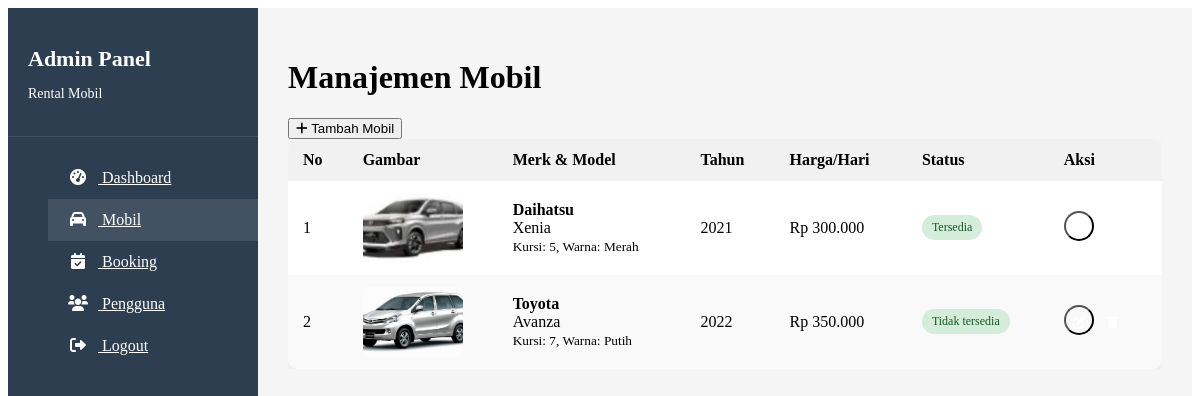
Page /admin/mobil.php (signed in) on the committed database.
### tables this page shows
CREATE TABLE `mobil` (
  `id` int(11) NOT NULL,
  `merk` varchar(50) NOT NULL,
  `model` varchar(50) NOT NULL,
  `tahun` int(4) NOT NULL,
  `warna` varchar(30) NOT NULL,
  `kursi` int(2) NOT NULL,
  `harga` int(11) NOT NULL,
  `status` enum('tersedia','tidak tersedia') NOT NULL DEFAULT 'tersedia',
  `gambar` varchar(100) NOT NULL DEFAULT 'default.jpg',
  `deskripsi` text DEFAULT NULL,
  `created_at` timestamp NOT NULL DEFAULT current_timestamp()
);

### admin/mobil.php (the view, shortened to what this page needs)
<?php
require_once '../config/database.php';
include '../includes/admin_header.php';
include 'includes/sidebar.php';
$cars = $db->query("SELECT * FROM mobil ORDER BY merk, model");
?>
<!DOCTYPE html>
<html lang="id">
<head>
    <link rel="stylesheet" href="../css/admin.css">
    <link rel="stylesheet" href="https://cdnjs.cloudflare.com/ajax/libs/font-awesome/6.0.0-beta3/css/all.min.css">
</head>
<body>
    <?php include '../includes/admin_header.php'; ?>
    <div class="admin-container">
        <?php include 'includes/sidebar.php'; ?>
        <main class="admin-content">
            <h1>Manajemen Mobil</h1>
            <div class="action-buttons">
                <button id="tambahMobilBtn" class="btn-primary">
                    <i class="fas fa-plus"></i> Tambah Mobil
                </button>
            </div>
            <div class="table-responsive">
                <table>
                    <thead>
                        <tr>
                            <th>No</th>
                            <th>Gambar</th>
                            <th>Merk & Model</th>
                            <th>Tahun</th>
                            <th>Harga/Hari</th>
                            <th>Status</th>
                            <th>Aksi</th>
                        </tr>
                    </thead>
                    <tbody>
                        <?php $no = 1; while($car = $cars->fetch_assoc()): ?>
                        <tr>
                            <td><?= $no++ ?></td>
                            <td style="width: 120px;">
                                <div style="width: 100px; height: 70px; overflow: hidden; border-radius: 6px;">
                                    <img src="../images/cars/<?= $car['gambar'] ?>" alt="<?= $car['merk'] ?>" style="width: 100%; height: 100%; object-fit: cover;">
                                </div>
                            </td>
                            <td>
                                <strong><?= $car['merk'] ?></strong><br>
                                <?= $car['model'] ?><br>
                                <small>Kursi: <?= $car['kursi'] ?>, Warna: <?= $car['warna'] ?></small>
                            </td>
                            <td><?= $car['tahun'] ?></td>
                            <td>Rp <?= number_format($car['harga'], 0, ',', '.') ?></td>
                            <td><span class="status-badge <?= $car['status'] ?>"><?= ucfirst($car['status']) ?></span></td>
                            <td>
                                <button class="btn-action edit edit-mobil" data-id="<?= $car['id'] ?>" title="Edit">
                                    <i class="fas fa-edit"></i>
                                </button>
                                <a href="mobil.php?hapus=<?= $car['id'] ?>" class="btn-action delete" title="Hapus" onclick="return confirm('Yakin ingin menghapus?')">
                                    <i class="fas fa-trash"></i>
                                </a>
                            </td>
                        </tr>
                        <?php endwhile; ?>
                    </tbody>
                </table>
            </div>
        </main>
    </div>
</body>
</html>

### css/admin.css (style rules this page uses)
.admin-container { display: flex; min-height: 100vh; }
.admin-content { flex: 1; margin-left: 250px; padding: 30px; background-color: #f5f5f5; }
.table-responsive { overflow-x: auto; }
table { width: 100%; border-collapse: collapse; background-color: white; box-shadow: 0 5px 15px rgba(0, 0, 0, 0.05); border-radius: 10px; overflow: hidden; }
table th, table td { padding: 12px 15px; text-align: left; }
table th { background-color: var(--primary); color: white; font-weight: 500; }
table tr:nth-child(even) { background-color: #f9f9f9; }
.status-badge { display: inline-block; padding: 5px 10px; border-radius: 20px; font-size: 12px; font-weight: 500; }
.status-badge.tersedia { background-color: #d4edda; color: #155724; }
.btn-action { display: inline-block; width: 30px; height: 30px; border-radius: 50%; text-align: center; line-height: 30px; color: white; font-size: 12px; transition: all 0.3s; }
.btn-action.edit { background-color: var(--warning); }
.btn-action.delete { background-color: var(--danger); }
body, html { overflow-x: hidden; }
.admin-container { display: flex; flex-wrap: nowrap; width: 100%; }
table th { background-color: #f1f1f1; color: #000000; font-weight: bold; padding: 12px 15px; }

### rows in the picture
mobil: gambar (picture), merk "Daihatsu", model "Xenia", kursi "5", warna "Merah", tahun "2021", harga "300.000", status "Tersedia"
mobil: gambar (picture), merk "Toyota", model "Avanza", kursi "7", warna "Putih", tahun "2022", harga "350.000", status "Tidak tersedia"
